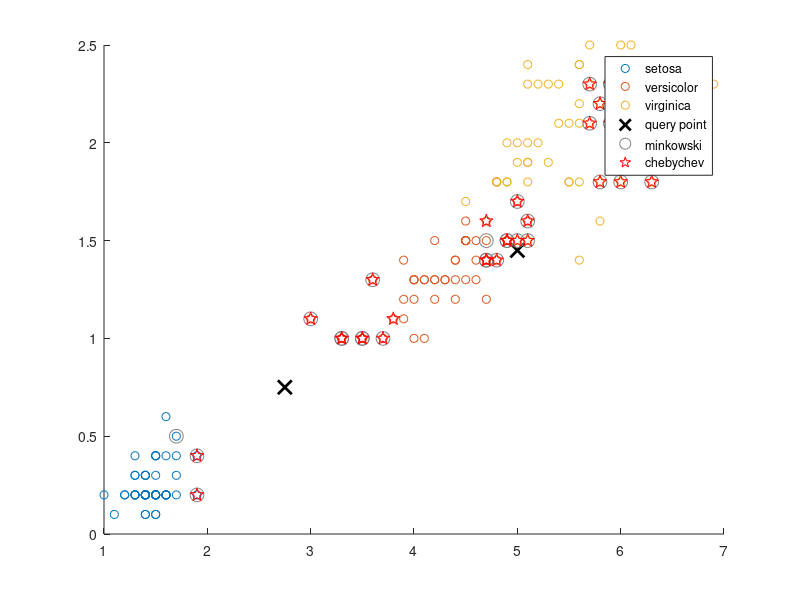

The MATLAB script that drew this image:
% ======== Find k-Nearest Neighbors Using Different Distance Metrics ========
% https://ww2.mathworks.cn/help/stats/knnsearch.html?s_tid=srchtitle_knnsearch_1

% Find the 10 nearest neighbors in X to each point in Y,
% first using the Minkowski distance metric and then using the Chebychev distance metric.
% 
%% Load Fisher's iris data set.

load fisheriris
X = meas(:,3:4);    % Measurements of original flowers
Y = [5 1.45;6 2;2.75 .75];  % New flower data

%% Perform a knnsearch between X and the query points Y 
% using Minkowski and Chebychev distance metrics.
[mIdx,mD] = knnsearch(X,Y,'K',10,'Distance','minkowski','P',5);
[cIdx,cD] = knnsearch(X,Y,'K',10,'Distance','chebychev');
% K — Number of nearest neighbors
% 1 (default) | positive integer

%% Visualize the results of the two nearest neighbor searches. 
% Plot the training data. Plot the query points with the marker X. Use circles to denote the Minkowski nearest neighbors. Use pentagrams to denote the Chebychev nearest neighbors.
gscatter(X(:,1),X(:,2),species)
line(Y(:,1),Y(:,2),'Marker','x','Color','k',...
   'Markersize',10,'Linewidth',2,'Linestyle','none')
line(X(mIdx,1),X(mIdx,2),'Color',[.5 .5 .5],'Marker','o',...
   'Linestyle','none','Markersize',10)
line(X(cIdx,1),X(cIdx,2),'Color','r','Marker','p',...
   'Linestyle','none','Markersize',10)
legend('setosa','versicolor','virginica','query point',...
'minkowski','chebychev','Location','best')
